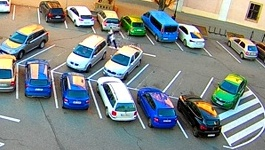
#> input picture data/camara_publica/zona_parqueadero.jpg, 265 x 150 px, found by its file name
$ python definir_plazas.py
#> lines starting #> are read from the running program, lines starting #| are printed output that depends on the picture

import cv2
import argparse
_ap = argparse.ArgumentParser()
_ap.add_argument("--imagen", default="zona_parqueadero.jpg")
_ap.add_argument("--plazas", default="plazas.json")
_args = _ap.parse_args()
import json
import os
import numpy as np
# 1. Cargar imagen de nuestra zona
imagen = cv2.imread(_args.imagen)
#> imagen is the input picture: shape (150, 265, 3); mean B, G, R 134.1, 135.8, 127.7

if imagen is None:
    print("No se pudo cargar la imagen.")
    exit()

# Copia para dibujar
imagen_base = imagen.copy()

# Lista de plazas terminadas
plazas = []

# Puntos de la plaza actual
puntos_actuales = []


# 2. Funcion para dibujar los poligonos

def dibujar():

    resultado = imagen_base.copy()

    # Dibujar plazas terminadas
    for i, plaza in enumerate(plazas):

        # Convertir puntos al formato requerido por OpenCV
        puntos_lista = plaza["puntos"]

        puntos_cv = np.array(
            puntos_lista,
            dtype=np.int32
        ).reshape((-1, 1, 2))

        cv2.polylines(
            resultado,
            [puntos_cv],
            True,
            (0, 255, 0),
            2
        )

        # Calcular centro del poligono
        centro_x = int(
            sum(p[0] for p in puntos_lista) / len(puntos_lista)
        )

        centro_y = int(
            sum(p[1] for p in puntos_lista) / len(puntos_lista)
        )

        cv2.putText(
            resultado,
            plaza["nombre"],
            (centro_x, centro_y),
            cv2.FONT_HERSHEY_SIMPLEX,
            0.5,
            (0, 255, 0),
            1
        )

    # Dibujar puntos de la plaza actual
    for punto in puntos_actuales:

        cv2.circle(
            resultado,
            punto,
            4,
            (0, 0, 255),
            -1
        )

    # Dibujar lineas entre puntos actuales
    if len(puntos_actuales) > 1:

        for i in range(len(puntos_actuales) - 1):

            cv2.line(
                resultado,
                puntos_actuales[i],
                puntos_actuales[i + 1],
                (0, 0, 255),
                2
            )

    # Instrucciones
    cv2.putText(
        resultado,
        "Click: puntos | C: cerrar plaza | U: deshacer",
        (5, 15),
        cv2.FONT_HERSHEY_SIMPLEX,
        0.35,
        (255, 255, 255),
        1
    )

    cv2.putText(
        resultado,
        "S: guardar | R: reiniciar actual | Q: salir",
        (5, 30),
        cv2.FONT_HERSHEY_SIMPLEX,
        0.35,
        (255, 255, 255),
        1
    )
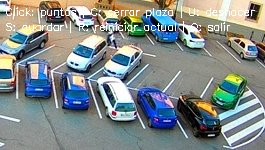
#> resultado: shape (150, 265, 3); mean B, G, R 137.2, 138.4, 130.2

    return resultado


# 3. Detectar clics del raton
def seleccionar_punto(event, x, y, flags, param):

    if event == cv2.EVENT_LBUTTONDOWN:

        puntos_actuales.append((x, y))


# 4. Crear ventana
cv2.namedWindow("Delimitar plazas")

cv2.setMouseCallback(
    "Delimitar plazas",
    seleccionar_punto
)

print("Herramienta de delimitacion iniciada.")

print("Haz clic en las esquinas de cada plaza.")
print("Presiona C para cerrar cada poligono.")
print("Presiona S para guardar las plazas.")

# 5. Bucle principal
while True:

    cv2.imshow(
        "Delimitar plazas",
        dibujar()
    )

    tecla = cv2.waitKey(20) & 0xFF
#> (key q is pressed here)

    # Cerrar poligono
    if tecla == ord("c"):

        if len(puntos_actuales) >= 3:

            nombre = f"plaza_{len(plazas) + 1}"

            plazas.append({
                "nombre": nombre,
                "puntos": puntos_actuales.copy()
            })

            print(f"{nombre} delimitada.")

            puntos_actuales.clear()

        else:

            print("Necesitas al menos 3 puntos.")

    # Deshacer ultimo punto
    elif tecla == ord("u"):

        if puntos_actuales:

            puntos_actuales.pop()

    # Reiniciar plaza actual
    elif tecla == ord("r"):

        puntos_actuales.clear()

        print("Poligono actual reiniciado.")

    # Guardar plazas
    elif tecla == ord("s"):

        if puntos_actuales:
            print("Cierra el poligono actual antes de guardar.")
            continue

        with open(_args.plazas, "w", encoding="utf-8") as archivo:

            json.dump(
                plazas,
                archivo,
                indent=4
            )

        print(f"Se guardaron {len(plazas)} plazas.")

    # Salir
    elif tecla == ord("q"):

        break


cv2.destroyAllWindows()

$ run again, with data/camara_publica/captura_parqueadero.jpg copied over data/camara_publica/zona_parqueadero.jpg
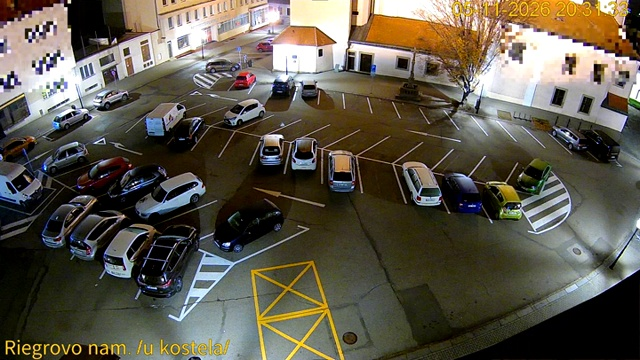
#> input picture data/camara_publica/captura_parqueadero.jpg, 640 x 360 px, found by its file name
#> imagen is the input picture: shape (360, 640, 3); mean B, G, R 75.6, 88.6, 94.2
#> in dibujar, `cv2.putText( resultado, "S: guardar | R: reiniciar actual | Q: salir",..`:
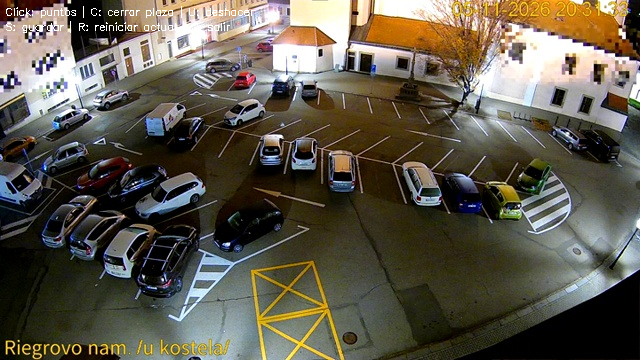
#> resultado: shape (360, 640, 3); mean B, G, R 76.2, 89.2, 94.7
